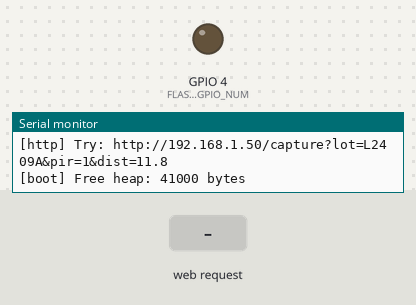
The sketch below on a simulated ESP32. On the bench: output pins drawn as LEDs (lit = HIGH), the last lines printed to the serial monitor. The test bench sets the inputs (shaded band). WiFi joins after 1.5 s; servers stay silent unless stated; uploads are accepted with an empty reply; the camera gives no picture.

Above: at 3.2 s.
3.3 s: HTTP request GET /capture received
At 3.7 s:
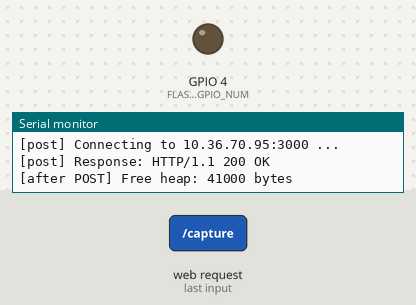
4.8 s: HTTP request GET /capture?lot=1 received
At 6.0 s:
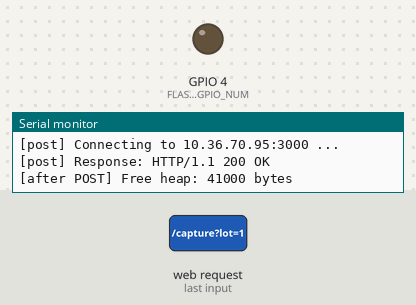
6.3 s: HTTP request GET /capture?pir=1 received
At 7.2 s:
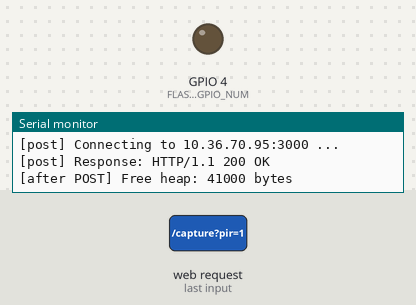
Timing chart, 0 to 9.3 s (numbered marks = the images above; inputs shaded):
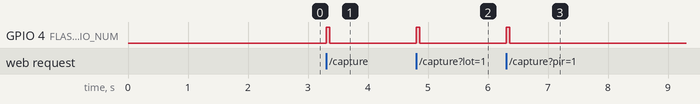

The sketch:

esp32cam.ino
```cpp
#include "WiFi.h"
#include "WebServer.h"
#include "esp_camera.h"
// #include "base64.h" // not needed here; remove if unused to save space

// ---------- WiFi ----------
#define WIFI_SSID "meti"
#define WIFI_PASS "12345678"

// ---------- Next.js server (change to your host/IP) ----------
const char* API_HOST = "10.36.70.95";
const uint16_t API_PORT = 3000;
const char* API_EVENT_PATH = "/api/event";

// ---------- Camera: AI-Thinker pin map ----------
#define PWDN_GPIO_NUM     32
#define RESET_GPIO_NUM    -1
#define XCLK_GPIO_NUM      0
#define SIOD_GPIO_NUM     26
#define SIOC_GPIO_NUM     27
#define Y9_GPIO_NUM       35
#define Y8_GPIO_NUM       34
#define Y7_GPIO_NUM       39
#define Y6_GPIO_NUM       36
#define Y5_GPIO_NUM       21
#define Y4_GPIO_NUM       19
#define Y3_GPIO_NUM       18
#define Y2_GPIO_NUM        5
#define VSYNC_GPIO_NUM    25
#define HREF_GPIO_NUM     23
#define PCLK_GPIO_NUM     22
#define FLASH_GPIO_NUM     4

WebServer server(80);
String deviceId = "ESP32CAM-1";

// ----------- Helpers -----------
static void logHeap(const char* tag) {
  Serial.printf("[%s] Free heap: %u bytes\n", tag, ESP.getFreeHeap());
}

bool initCamera() {
  camera_config_t c;
  c.ledc_channel = LEDC_CHANNEL_0;
  c.ledc_timer   = LEDC_TIMER_0;
  c.pin_d0 = Y2_GPIO_NUM;  c.pin_d1 = Y3_GPIO_NUM;  c.pin_d2 = Y4_GPIO_NUM;
  c.pin_d3 = Y5_GPIO_NUM;  c.pin_d4 = Y6_GPIO_NUM;  c.pin_d5 = Y7_GPIO_NUM;
  c.pin_d6 = Y8_GPIO_NUM;  c.pin_d7 = Y9_GPIO_NUM;
  c.pin_xclk = XCLK_GPIO_NUM; c.pin_pclk = PCLK_GPIO_NUM; c.pin_vsync = VSYNC_GPIO_NUM;
  c.pin_href = HREF_GPIO_NUM; c.pin_sccb_sda = SIOD_GPIO_NUM; c.pin_sccb_scl = SIOC_GPIO_NUM;
  c.pin_pwdn = PWDN_GPIO_NUM; c.pin_reset = RESET_GPIO_NUM;

  // Image params
  c.xclk_freq_hz = 20000000;
  c.pixel_format = PIXFORMAT_JPEG;
  c.frame_size   = FRAMESIZE_VGA;     // 640x480 (try SVGA for more detail)
  c.jpeg_quality = 12;                // 10–20 is fine; lower = better quality
  c.fb_count     = 1;

  Serial.println("[cam] Initializing camera...");
  esp_err_t err = esp_camera_init(&c);
  if (err != ESP_OK) {
    Serial.printf("[cam][ERR] esp_camera_init failed: 0x%X\n", err);
    return false;
  }
  sensor_t* s = esp_camera_sensor_get();
  if (s) {
    Serial.printf("[cam] Sensor found. PID: 0x%X\n", s->id.PID);
  }
  return true;
}

void postEvent(const String& lot, const uint8_t* buf, size_t len, const String& metaQS) {
  WiFiClient client;
  const String boundary = "----cam" + String(millis());

  // Build multipart body segments
  String part1 = "--" + boundary + "\r\n"
                 "Content-Disposition: form-data; name=\"lotId\"\r\n\r\n" + lot + "\r\n"
                 "--" + boundary + "\r\n"
                 "Content-Disposition: form-data; name=\"type\"\r\n\r\nPASS\r\n";

  String partMeta = "--" + boundary + "\r\n"
                    "Content-Disposition: form-data; name=\"meta\"\r\n\r\n" + metaQS + "\r\n";

  String fileHdr = "--" + boundary + "\r\n"
                   "Content-Disposition: form-data; name=\"photo\"; filename=\"snap.jpg\"\r\n"
                   "Content-Type: image/jpeg\r\n\r\n";

  String end = "\r\n--" + boundary + "--\r\n";

  size_t contentLen = part1.length() + partMeta.length() + fileHdr.length() + len + end.length();

  Serial.printf("[post] Connecting to %s:%u ...\n", API_HOST, API_PORT);
  if (!client.connect(API_HOST, API_PORT)) {
    Serial.println("[post][ERR] Connection failed");
    return;
  }

  // Request line + headers
  client.printf("POST %s HTTP/1.1\r\n", API_EVENT_PATH);
  client.printf("Host: %s\r\n", API_HOST);
  client.print("Connection: close\r\n");
  client.print("Content-Type: multipart/form-data; boundary=" + boundary + "\r\n");
  client.print("Content-Length: " + String(contentLen) + "\r\n\r\n");

  // Body
  client.print(part1);
  client.print(partMeta);
  client.print(fileHdr);
  client.write(buf, len);
  client.print(end);

  // Read response (non-blocking-ish)
  unsigned long startMs = millis();
  String resp;
  while (millis() - startMs < 5000) {   // 5s window
    while (client.available()) {
      char c = client.read();
      resp += c;
    }
    if (!client.connected()) break;
    delay(10);
  }
  client.stop();

  // Log first line of response
  int eol = resp.indexOf("\r\n");
  String firstLine = (eol > 0) ? resp.substring(0, eol) : resp;
  Serial.printf("[post] Response: %s\n", firstLine.c_str());
}

void handleCapture() {
  String lot = server.hasArg("lot") ? server.arg("lot") : "UNKNOWN";
  String qs  = (server.hasArg("pir") || server.hasArg("dist"))
               ? ("pir=" + server.arg("pir") + ",dist=" + server.arg("dist"))
               : "";

  Serial.printf("[http] /capture lot=%s meta=%s\n", lot.c_str(), qs.c_str());

  // flash on
  pinMode(FLASH_GPIO_NUM, OUTPUT);
  digitalWrite(FLASH_GPIO_NUM, HIGH);
  camera_fb_t* fb = esp_camera_fb_get();
  digitalWrite(FLASH_GPIO_NUM, LOW);   // flash off

  if (!fb) {
    Serial.println("[cap][ERR] Camera capture failed");
    server.send(500, "text/plain", "Camera capture failed");
    return;
  }

  Serial.printf("[cap] Captured %ux%u JPEG (%u bytes)\n", fb->width, fb->height, fb->len);
  logHeap("before POST");
  postEvent(lot, fb->buf, fb->len, qs);
  logHeap("after POST");
  esp_camera_fb_return(fb);
  server.send(200, "text/plain", "OK");
}

void waitForWiFi() {
  Serial.printf("[wifi] Connecting to SSID: %s\n", WIFI_SSID);
  WiFi.mode(WIFI_STA);
  WiFi.begin(WIFI_SSID, WIFI_PASS);

  uint8_t tries = 0;
  while (WiFi.status() != WL_CONNECTED) {
    delay(500);
    Serial.print(".");
    if (++tries >= 60) {         // ~30s timeout
      Serial.println("\n[wifi][WARN] WiFi connect timeout, retrying...");
      WiFi.disconnect(true);
      delay(500);
      WiFi.begin(WIFI_SSID, WIFI_PASS);
      tries = 0;
    }
  }
  Serial.println();
  Serial.printf("[wifi] Connected. IP: %s, RSSI: %d dBm\n",
                WiFi.localIP().toString().c_str(), WiFi.RSSI());
}

void setup() {
  Serial.begin(115200);
  Serial.setDebugOutput(false);
  delay(200);

  pinMode(FLASH_GPIO_NUM, OUTPUT);
  digitalWrite(FLASH_GPIO_NUM, LOW);

  waitForWiFi();

  if (!initCamera()) {
    Serial.println("[cam][FATAL] Camera init failed. Rebooting in 5s...");
    delay(5000);
    ESP.restart();
  }

  server.on("/capture", HTTP_GET, handleCapture);
  server.onNotFound([](){
    server.send(404, "text/plain", "Not Found");
  });
  server.begin();

  Serial.println("[http] Server started");
  Serial.printf("[http] Try: http://%s/capture?lot=L2409A&pir=1&dist=11.8\n",
                WiFi.localIP().toString().c_str());
  logHeap("boot");
}

void loop() {
  server.handleClient();

  // Optional: reconnect if WiFi drops
  static unsigned long lastCheck = 0;
  if (millis() - lastCheck > 5000) {
    if (WiFi.status() != WL_CONNECTED) {
      Serial.println("[wifi][WARN] Disconnected. Reconnecting...");
      waitForWiFi();
    }
    lastCheck = millis();
  }
}
```

Measured:
- after the input at 3.3 s, GPIO 4 (FLASH_GPIO_NUM): LOW → HIGH at once, → LOW 0.06 s later
- after the input at 4.8 s, GPIO 4 (FLASH_GPIO_NUM): LOW → HIGH at once, → LOW 0.06 s later
- after the input at 6.3 s, GPIO 4 (FLASH_GPIO_NUM): LOW → HIGH at once, → LOW 0.06 s later
